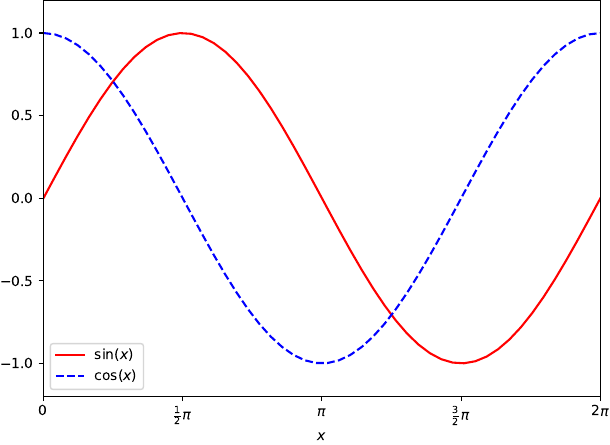

This figure's Python source:
import matplotlib.pyplot as plt
import numpy as np

x = np.linspace(0, 2 * np.pi)

plt.plot(x, np.sin(x), 'r-', label=r'$\sin(x)$')
plt.plot(x, np.cos(x), 'b--', label=r'$\cos(x)$')
plt.xlim(0, 2 * np.pi)
plt.ylim(-1.2, 1.2)
plt.xlabel(r'$x$')
plt.xticks(
    np.arange(0, 2.1 * np.pi, np.pi / 2),
    [
        r'$0$',
        r'$\frac{1}{2}\pi$',
        r'$\pi$',
        r'$\frac{3}{2}\pi$',
        r'$2\pi$',
    ],
)
plt.legend(loc='best')
plt.tight_layout()
plt.savefig('loesung.pdf', bbox_inches='tight', pad_inches=0)
